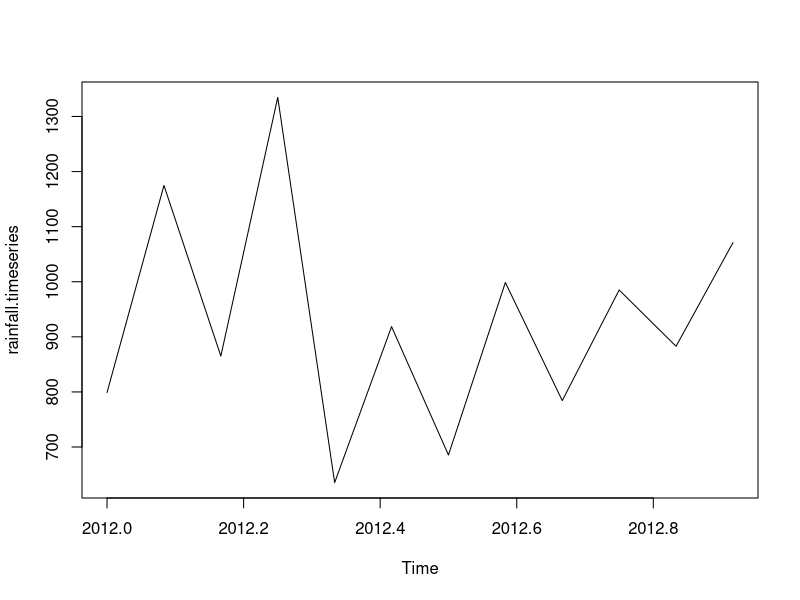

Reproduce this figure in R.
# Get the data points in form of a R vector.
rainfall <- c(799,1174.8,865.1,1334.6,635.4,918.5,685.5,998.6,784.2,985,882.8,1071)

# Convert it to a time series object.
rainfall.timeseries <- ts(rainfall,start = c(2012,1),frequency = 12)

# Print the time series data.
print(rainfall.timeseries)

# Plot a graph of the time series.
plot(rainfall.timeseries)
